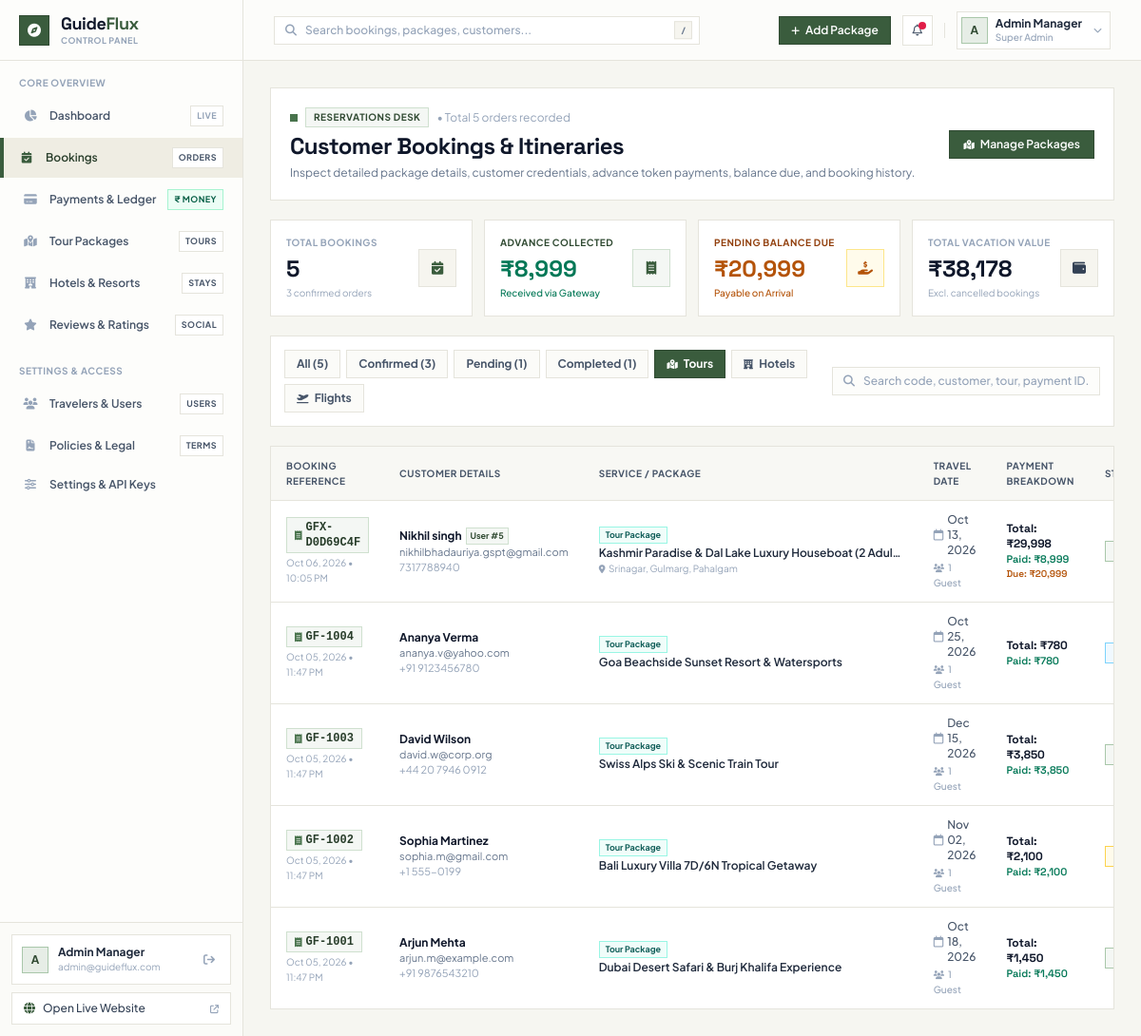
Page /admin/bookings.php?type=package (signed in) on the committed database.
### tables this page shows
CREATE TABLE `bookings` (
  `id` int NOT NULL AUTO_INCREMENT,
  `booking_code` varchar(50) NOT NULL,
  `customer_name` varchar(100) NOT NULL,
  `customer_email` varchar(150) NOT NULL,
  `customer_phone` varchar(30) NOT NULL,
  `package_title` varchar(255) NOT NULL,
  `travel_date` date NOT NULL,
  `amount` decimal(10,2) NOT NULL,
  `status` enum('confirmed','pending','completed','cancelled') DEFAULT 'pending',
  `created_at` timestamp NULL DEFAULT CURRENT_TIMESTAMP,
  `user_id` int DEFAULT NULL,
  `booking_type` enum('package','hotel','flight_inquiry') DEFAULT 'package',
  `advance_amount` decimal(10,2) DEFAULT '0.00',
  `balance_amount` decimal(10,2) DEFAULT '0.00',
  `payment_gateway` varchar(50) DEFAULT 'razorpay',
  `payment_id` varchar(100) DEFAULT NULL,
  `order_id` varchar(100) DEFAULT NULL,
  `booking_details` longtext,
  PRIMARY KEY (`id`),
  UNIQUE KEY `booking_code` (`booking_code`)
);

### admin/bookings.php (the view, shortened to what the rows shown need)
<?php
$pdo = getDBConnection();
$bookings = [];
if ($pdo) {
    try {
        $filterType = isset($_GET['type']) ? trim($_GET['type']) : '';
        $packagesMap = [];
        try {
            $pkgStmt = $pdo->query("SELECT id, title, slug, location, duration_days, duration_nights, badge, image FROM `packages`");
            while ($p = $pkgStmt->fetch(PDO::FETCH_ASSOC)) {
                $packagesMap['id_' . $p['id']] = $p;
                $cleanTitle = strtolower(preg_replace('/[^a-z0-9]/', '', $p['title']));
                $packagesMap['title_' . $cleanTitle] = $p;
            }
        } catch (Exception $pe) {}
        $sql = "SELECT b.*,
                       u.name AS user_account_name, u.email AS user_account_email, u.phone AS user_account_phone, u.status AS user_account_status
                FROM `bookings` b
                LEFT JOIN `users` u ON b.user_id = u.id
                WHERE 1=1";
        $params = [];
        if (!empty($filterType)) {
            $sql .= " AND b.`booking_type` = ?";
            $params[] = $filterType;
        }
        $sql .= " ORDER BY b.`id` DESC";
        $stmt = $pdo->prepare($sql);
        $stmt->execute($params);
        $rawBookings = $stmt->fetchAll(PDO::FETCH_ASSOC);
        foreach ($rawBookings as $rb) {
            $meta = [];
            if (!empty($rb['booking_details'])) {
                $meta = is_array($rb['booking_details']) ? $rb['booking_details'] : json_decode($rb['booking_details'], true);
            }
            $matchedPkg = null;
            if (!empty($meta['package_id'])) {
                $pkgKey = 'id_' . str_replace('PKG-DB-', '', $meta['package_id']);
                if (isset($packagesMap[$pkgKey])) $matchedPkg = $packagesMap[$pkgKey];
            }
            $rb['pkg_image'] = $matchedPkg['image'] ?? ($meta['hotel_image'] ?? null);
            $rb['pkg_location'] = $matchedPkg['location'] ?? ($meta['destination'] ?? ($meta['city'] ?? ''));
            $rb['pkg_days'] = $matchedPkg['duration_days'] ?? null;
            $rb['pkg_nights'] = $matchedPkg['duration_nights'] ?? null;
            $rb['pkg_slug'] = $matchedPkg['slug'] ?? null;
            $rb['pkg_tag'] = $matchedPkg['badge'] ?? null;
            $rb['package_id'] = $matchedPkg['id'] ?? null;
            $bookings[] = $rb;
        }
    } catch (Exception $e) {
        $bookings = [];
    }
}
include 'components/head.php';
?>
<div class="min-h-screen flex bg-cream-100/70 antialiased selection:bg-sage-600 selection:text-white">
    <div class="flex-1 lg:pl-64 xl:pl-68 flex flex-col min-w-0 transition-all">
        <main class="flex-1 p-4 sm:p-6 lg:p-7 w-full space-y-5">
            <div class="bg-white border border-[#e5e4dc] p-4 sm:p-5 flex flex-col md:flex-row md:items-center justify-between gap-4">
                <div class="space-y-1">
                    <h1 class="text-xl sm:text-2xl font-bold font-space text-slate-900 tracking-tight">
                        Customer Bookings &amp; Itineraries
                    </h1>
                </div>
            </div>
            <div class="bg-white border border-[#e5e4dc] overflow-hidden">
                <div class="overflow-x-auto">
                    <table class="w-full text-left text-xs border-collapse">
                        <thead>
                            <tr class="bg-cream-100/70 border-b border-[#e5e4dc] text-slate-600 font-bold uppercase tracking-wider text-[10px]">
                                <th class="py-3 px-4">Booking Reference</th>
                                <th class="py-3 px-4">Customer Details</th>
                                <th class="py-3 px-4">Service / Package</th>
                                <th class="py-3 px-4">Travel Date</th>
                                <th class="py-3 px-4">Payment Breakdown</th>
                                <th class="py-3 px-4">Status</th>
                            </tr>
                        </thead>
                        <tbody class="divide-y divide-[#e5e4dc]">
                            <?php if (!empty($bookings)): ?>
                                <?php foreach ($bookings as $b): ?>
                                    <?php
                                    $st = strtolower($b['status']);
                                    $bType = $b['booking_type'] ?? 'package';
                                    $totalAmt = (float)$b['amount'];
                                    $advAmt = (float)($b['advance_amount'] > 0 ? $b['advance_amount'] : $totalAmt);
                                    $balAmt = (float)$b['balance_amount'];
                                    $bJson = htmlspecialchars(json_encode($b), ENT_QUOTES, 'UTF-8');
                                    ?>
                                    <tr class="hover:bg-cream-50/80 transition-colors">
                                        <td class="py-3 px-4">
                                            <div class="flex items-center gap-1.5">
                                                <button type="button"
                                                        onclick="openBookingDossier(<?php echo $bJson; ?>)"
                                                        class="font-mono font-bold text-sage-900 bg-sage-50 hover:bg-sage-100 px-2 py-0.5 border border-sage-200 transition text-left cursor-pointer inline-flex items-center gap-1">
                                                    <i class="fa-solid fa-receipt text-[10px] text-sage-600"></i>
                                                    <span><?php echo htmlspecialchars($b['booking_code']); ?></span>
                                                </button>
                                            </div>
                                            <div class="text-[10px] text-slate-400 mt-0.5">
                                                <?php echo date('M d, Y • h:i A', strtotime($b['created_at'] ?? 'now')); ?>
                                            </div>
                                        </td>
                                        <td class="py-3 px-4">
                                            <div class="font-bold text-slate-900 flex items-center gap-1">
                                                <span><?php echo htmlspecialchars($b['customer_name']); ?></span>
                                                <?php if (!empty($b['user_id'])): ?>
                                                    <span class="text-[9px] font-bold bg-sage-50 text-sage-800 border border-sage-200 px-1" title="Registered User">User #<?php echo (int)$b['user_id']; ?></span>
                                                <?php endif; ?>
                                            </div>
                                            <div class="text-[11px] text-slate-500">
                                                <a href="mailto:<?php echo htmlspecialchars($b['customer_email']); ?>" class="hover:text-sage-700 hover:underline"><?php echo htmlspecialchars($b['customer_email']); ?></a>
                                            </div>
                                            <div class="text-[11px] text-slate-400">
                                                <a href="tel:<?php echo htmlspecialchars($b['customer_phone']); ?>" class="hover:text-sage-700"><?php echo htmlspecialchars($b['customer_phone']); ?></a>
                                            </div>
                                        </td>
                                        <td class="py-3 px-4">
                                            <div class="flex items-center gap-1.5 mb-0.5">
                                                <?php if ($bType === 'hotel'): ?>
                                                    <span class="text-[9px] font-bold bg-amber-50 text-amber-800 border border-amber-200 px-1.5 py-0.2">Hotel Stay</span>
                                                <?php elseif ($bType === 'flight_inquiry'): ?>
                                                    <span class="text-[9px] font-bold bg-sky-50 text-sky-800 border border-sky-200 px-1.5 py-0.2">Flight Query</span>
                                                <?php else: ?>
                                                    <span class="text-[9px] font-bold bg-teal-50 text-teal-800 border border-teal-200 px-1.5 py-0.2">Tour Package</span>
                                                <?php endif; ?>
                                            </div>
                                            <div class="font-medium text-slate-800 max-w-xs truncate cursor-pointer hover:text-sage-700 font-semibold" onclick="openBookingDossier(<?php echo $bJson; ?>)">
                                                <?php echo htmlspecialchars($b['package_title']); ?>
                                            </div>
                                            <?php if (!empty($b['pkg_location'])): ?>
                                                <div class="text-[10px] text-slate-400">
                                                    <i class="fa-solid fa-location-dot text-[9px] text-slate-400 mr-0.5"></i>
                                                    <?php echo htmlspecialchars($b['pkg_location']); ?>
                                                </div>
                                            <?php endif; ?>
                                        </td>
                                        <td class="py-3 px-4 text-slate-600 font-medium">
                                            <div class="flex items-center gap-1">
                                                <i class="fa-regular fa-calendar text-slate-400 text-xs"></i>
                                                <span><?php echo date('M d, Y', strtotime($b['travel_date'])); ?></span>
                                            </div>
                                            <div class="text-[10px] text-slate-400 mt-0.5">
                                                <i class="fa-solid fa-users text-[9px] mr-1"></i><?php echo (int)($b['guests_count'] ?? 1); ?> Guest<?php echo (int)($b['guests_count'] ?? 1) > 1 ? 's' : ''; ?>
                                            </div>
                                        </td>
                                        <td class="py-3 px-4 font-space">
                                            <div class="font-bold text-slate-900 text-xs">
                                                Total: ₹<?php echo number_format($totalAmt); ?>
                                            </div>
                                            <div class="text-[11px] text-emerald-700 font-semibold">
                                                Paid: ₹<?php echo number_format($advAmt); ?>
                                            </div>
                                            <?php if ($balAmt > 0): ?>
                                                <div class="text-[10px] text-amber-700 font-semibold">
                                                    Due: ₹<?php echo number_format($balAmt); ?>
                                                </div>
                                            <?php endif; ?>
                                        </td>
                                        <td class="py-3 px-4">
                                            <?php
                                            $badgeClass = 'bg-cream-100 text-slate-700 border-[#e5e4dc]';
                                            if ($st === 'confirmed') $badgeClass = 'bg-sage-50 text-sage-900 border-sage-300';
                                            elseif ($st === 'pending') $badgeClass = 'bg-amber-50 text-amber-900 border-amber-300';
                                            elseif ($st === 'completed') $badgeClass = 'bg-sky-50 text-sky-900 border-sky-300';
                                            elseif ($st === 'cancelled') $badgeClass = 'bg-rose-50 text-rose-900 border-rose-300';
                                            ?>
                                            <span class="inline-flex items-center gap-1.5 px-2 py-0.5 text-[11px] font-bold border <?php echo $badgeClass; ?>">
                                            </span>
                                        </td>
                                    </tr>
                                <?php endforeach; ?>
                            <?php endif; ?>
                        </tbody>
                    </table>
                </div>
            </div>
        </main>
    </div>
</div>
<?php include 'components/footer.php'; ?>

### rows in the picture
bookings: booking_code "GFX-D0D69C4F", created_at "Oct 06, 2026 • 10:05 PM", customer_name "Nikhil singh", user "5", customer_email "nikhilbhadauriya.gspt@gmail.com", customer_phone "7317788940", booking_type "Tour Package", package_title "Kashmir Paradise & Dal Lake Luxury Houseboat (2 Adul…", pkg_location "Srinagar, Gulmarg, Pahalgam", travel_date "Oct 13, 2026", guests_count "1", amount "29,998", advance_amount "8,999", balance_amount "20,999"
bookings: booking_code "GF-1004", created_at "Oct 05, 2026 • 11:47 PM", customer_name "Ananya Verma", customer_email "ananya.v@yahoo.com", customer_phone "+91 9123456780", booking_type "Tour Package", package_title "Goa Beachside Sunset Resort & Watersports", travel_date "Oct 25, 2026", guests_count "1", amount "780", advAmt "780"
bookings: booking_code "GF-1003", created_at "Oct 05, 2026 • 11:47 PM", customer_name "David Wilson", customer_email "david.w@corp.org", customer_phone "+44 20 7946 0912", booking_type "Tour Package", package_title "Swiss Alps Ski & Scenic Train Tour", travel_date "Dec 15, 2026", guests_count "1", amount "3,850", advAmt "3,850"
bookings: booking_code "GF-1002", created_at "Oct 05, 2026 • 11:47 PM", customer_name "Sophia Martinez", customer_email "sophia.m@gmail.com", customer_phone "+1 555-0199", booking_type "Tour Package", package_title "Bali Luxury Villa 7D/6N Tropical Getaway", travel_date "Nov 02, 2026", guests_count "1", amount "2,100", advAmt "2,100"
bookings: booking_code "GF-1001", created_at "Oct 05, 2026 • 11:47 PM", customer_name "Arjun Mehta", customer_email "arjun.m@example.com", customer_phone "+91 9876543210", booking_type "Tour Package", package_title "Dubai Desert Safari & Burj Khalifa Experience", travel_date "Oct 18, 2026", guests_count "1", amount "1,450", advAmt "1,450"

### other values in the picture
substr($_SESSION['admin_name'] ?? 'A', 0, 1) "A"
$_SESSION['admin_name'] "Admin Manager"
$_SESSION['admin_email'] "admin@guideflux.com"
$totalBookings "5"
$confirmedCount "3"
$totalAdvancePaid > 0 ? $totalAdvancePaid : $totalSales "8,999"
$totalBalanceDue "20,999"
$totalSales "38,178"
$pendingCount "1"
$completedCount "1"
